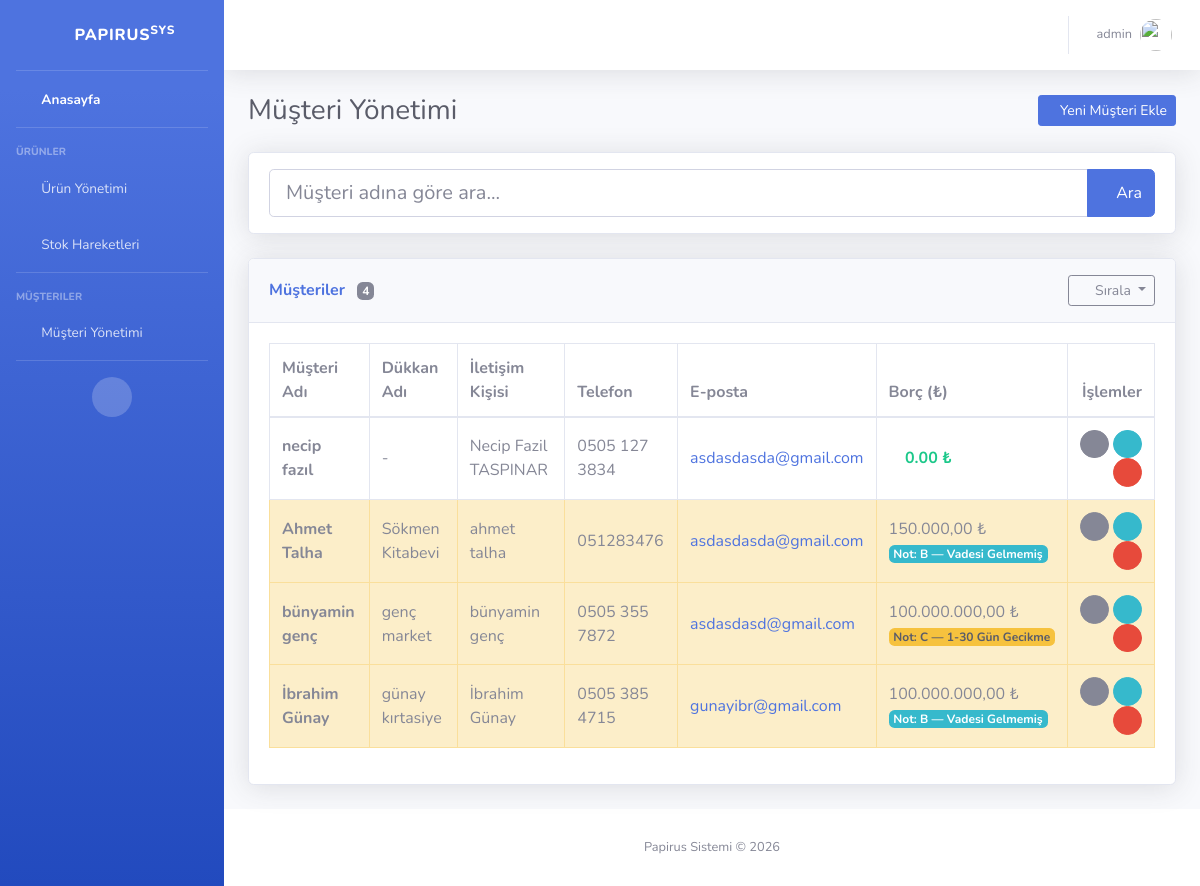
/customers/?sort=shop_name (signed in), run on the app's committed database.
### inventory/models.py (models this page shows, shortened)
class Customer(models.Model):
    name = models.CharField(max_length=255, verbose_name=_("Customer Name"))
    shop_name = models.CharField(max_length=255, blank=True, default="", verbose_name=_("Shop Name"))
    phone = models.CharField(max_length=50, blank=True, default="", verbose_name=_("Phone"))
    email = models.EmailField(blank=True, default="", verbose_name=_("Email"))
    address = models.TextField(blank=True, default="", verbose_name=_("Address"))
    tax_number = models.CharField(max_length=50, blank=True, default="", verbose_name=_("Tax Number"))
    contact_person = models.CharField(max_length=255, blank=True, default="", verbose_name=_("Contact Person"))
    debt = models.FloatField(default=0.0, verbose_name=_("Debt (₺)"))
    debt_due_date = models.DateField(null=True, blank=True, verbose_name=_("Payment Due Date"))
    notes = models.TextField(blank=True, default="", verbose_name=_("Notes"))
    created_at = models.DateTimeField(auto_now_add=True, verbose_name=_("Created At"))
    @property
    def days_overdue(self):
        if not self.debt_due_date or self.debt <= 0:
            return None
        return (date.today() - self.debt_due_date).days
    @property
    def risk_score(self):
        days = self.days_overdue
        if days is None or days <= 0:
            return 0
        return round(self.debt * days, 2)
    @property
    def debt_rating(self):
        if self.debt <= 0:
            return 'A'
        if not self.debt_due_date:
            return 'B'
        days = self.days_overdue
        if days < 0:
            return 'B'
        elif days <= 30:
            return 'C'
        elif days <= 90:
            return 'D'
        else:
            return 'F'
    class Meta:
        ordering = ['name']

### inventory/views.py (the view)
# urls.py: path('customers/', views.customer_list, name='customer_list'),
@login_required
def customer_list(request):
    q = request.GET.get('q', '').strip()
    sort = request.GET.get('sort', 'name')
    customers = Customer.objects.all()
    if q:
        customers = customers.filter(name__icontains=q)
    if sort == 'name':
        customers = customers.order_by('name')
    elif sort == 'shop_name':
        customers = customers.order_by('shop_name', 'name')
    elif sort == 'debt_asc':
        customers = customers.order_by('debt', 'name')
    elif sort == 'debt_desc':
        customers = customers.order_by('-debt', 'name')
    elif sort == 'created':
        customers = customers.order_by('-created_at')
    else:
        customers = customers.order_by('name')
    if sort == 'rating':
        rating_order = {'A': 0, 'B': 1, 'C': 2, 'D': 3, 'F': 4}
        customers = sorted(customers, key=lambda c: (rating_order.get(c.debt_rating, 9), c.name))
    get_params = request.GET.copy()
    get_params.pop('sort', None)
    sort_params = get_params.urlencode()
    return render(request, 'inventory/customer_list.html', {
        'customers': customers,
        'q': q,
        'current_sort': sort,
        'sort_params': sort_params,
    })

### inventory/templatetags/custom_filters.py (called while the page is built)
@register.filter
def format_phone(value):
    if not value:
        return value
    digits = ''.join(filter(str.isdigit, str(value)))
    if len(digits) == 11:
        return f"{digits[0:4]} {digits[4:7]} {digits[7:11]}"
    elif len(digits) == 10:
        return f"{digits[0:3]} {digits[3:6]} {digits[6:10]}"
    return value

@register.filter
def format_money(value):
    try:
        value = float(value)
        formatted = f"{value:,.2f}"
        formatted = formatted.replace(',', 'X').replace('.', ',').replace('X', '.')
        return formatted
    except (ValueError, TypeError):
        return value

### templates/inventory/customer_list.html (shortened to what this page needs)
{% extends 'base.html' %}
{% load i18n %}
{% load custom_filters %}
{% block content %}
<div class="d-sm-flex align-items-center justify-content-between mb-4">
    <h1 class="h3 mb-0 text-gray-800">{% trans "Customer Management" %}</h1>
    <a href="{% url 'customer_create' %}" class="btn btn-primary btn-sm">
        <i class="fas fa-plus fa-sm text-white-50"></i> {% trans "Add New Customer" %}
    </a>
</div>
<div class="card shadow mb-4">
    <div class="card-body py-3">
        <form method="GET" action="">
            <div class="input-group">
                <input type="text" name="q" class="form-control form-control-lg"
                       placeholder="{% trans 'Search by customer name...' %}" value="{{ q }}">
                <div class="input-group-append">
                    <button class="btn btn-primary" type="submit">
                        <i class="fas fa-search"></i> {% trans "Search" %}
                    </button>
                </div>
            </div>
        </form>
    </div>
</div>
<div class="card shadow mb-4">
    <div class="card-header py-3 d-flex align-items-center justify-content-between">
        <h6 class="m-0 font-weight-bold text-primary">
            {% trans "Customers" %}
            <span class="badge badge-secondary ml-2">{{ customers|length }}</span>
        </h6>
        <div class="dropdown">
            <button class="btn btn-outline-secondary btn-sm dropdown-toggle" type="button" data-toggle="dropdown">
                <i class="fas fa-sort mr-1"></i> {% trans "Sort" %}
            </button>
        </div>
    </div>
    <div class="card-body">
        <div class="table-responsive">
            <table class="table table-bordered table-hover" width="100%" cellspacing="0">
                <thead>
                    <tr>
                        <th>{% trans "Customer Name" %}</th>
                        <th>{% trans "Shop Name" %}</th>
                        <th>{% trans "Contact Person" %}</th>
                        <th>{% trans "Phone" %}</th>
                        <th>{% trans "Email" %}</th>
                        <th>{% trans "Debt (₺)" %}</th>
                        <th class="text-right">{% trans "Actions" %}</th>
                    </tr>
                </thead>
                <tbody>
                    {% for customer in customers %}
                    <tr {% if customer.debt > 0 %}class="table-warning"{% endif %}>
                        <td class="align-middle font-weight-bold">{{ customer.name }}</td>
                        <td class="align-middle">{{ customer.shop_name|default:"-" }}</td>
                        <td class="align-middle">{{ customer.contact_person|default:"-" }}</td>
                        <td class="align-middle">{{ customer.phone|format_phone|default:"-" }}</td>
                        <td class="align-middle">
                            {% if customer.email %}
                            <a href="mailto:{{ customer.email }}">{{ customer.email }}</a>
                            {% else %}-{% endif %}
                        </td>
                        <td class="align-middle">
                            {% if customer.debt > 0 %}
                            <div>{{ customer.debt|format_money }} ₺</div>
                            {% if customer.debt_rating == 'B' %}
                                <span class="badge badge-info">{% trans "Note" %}: B — {% trans "Not Due Yet" %}</span>
                            {% elif customer.debt_rating == 'C' %}
                                <span class="badge badge-warning text-dark">{% trans "Note" %}: C — {% trans "1-30 Days Late" %}</span>
                            {% elif customer.debt_rating == 'D' %}
                                <span class="badge badge-danger">{% trans "Note" %}: D — {% trans "31-90 Days Late" %}</span>
                            {% elif customer.debt_rating == 'F' %}
                                <span class="badge badge-dark">{% trans "Note" %}: F — {% trans "90+ Days Late" %}</span>
                            {% endif %}
                            {% else %}
                            <span class="text-success font-weight-bold">
                                <i class="fas fa-check-circle mr-1"></i>0.00 ₺
                            </span>
                            {% endif %}
                        </td>
                        <td class="text-right align-middle">
                            <button type="button" class="btn btn-secondary btn-circle btn-sm"
                                    title="{% trans 'Customer Details' %}"
                                    data-toggle="modal" data-target="#detailModal{{ customer.pk }}">
                                <i class="fas fa-eye"></i>
                            </button>
                            <a href="{% url 'customer_update' customer.pk %}"
                               class="btn btn-info btn-circle btn-sm" title="{% trans 'Edit' %}">
                                <i class="fas fa-edit"></i>
                            </a>
                            <a href="{% url 'customer_delete' customer.pk %}"
                               class="btn btn-danger btn-circle btn-sm" title="{% trans 'Delete' %}">
                                <i class="fas fa-trash"></i>
                            </a>
                        </td>
                    </tr>
                    {% endfor %}
                </tbody>
            </table>
        </div>
    </div>
</div>
{% endblock %}

### templates/base.html (shortened to what this page needs)
{% load static %}
{% load i18n %}
<!DOCTYPE html>
<html lang="{{ LANGUAGE_CODE }}">
<head>
    <link href="{% static 'vendor/fontawesome-free/css/all.min.css' %}" rel="stylesheet" type="text/css">
    <link href="{% static 'css/sb-admin-2.min.css' %}" rel="stylesheet">
</head>
<body id="page-top">
    <div id="wrapper">
        <ul class="navbar-nav bg-gradient-primary sidebar sidebar-dark accordion" id="accordionSidebar">
            <a class="sidebar-brand d-flex align-items-center justify-content-center" href="/">
                <div class="sidebar-brand-icon rotate-n-15">
                    <i class="fas fa-box"></i>
                </div>
                <div class="sidebar-brand-text mx-3">Papirus<sup>SYS</sup></div>
            </a>
            <hr class="sidebar-divider my-0">
            <li class="nav-item active">
                <a class="nav-link" href="/">
                    <i class="fas fa-fw fa-tachometer-alt"></i>
                    <span>{% trans "Dashboard" %}</span>
                </a>
            </li>
            <hr class="sidebar-divider">
            <div class="sidebar-heading">{% trans "Products" %}</div>
            <li class="nav-item">
                <a class="nav-link" href="{% url 'product_list' %}">
                    <i class="fas fa-fw fa-table"></i>
                    <span>{% trans "Product Management" %}</span>
                </a>
            </li>
            <li class="nav-item">
                <a class="nav-link" href="{% url 'all_stock_movements' %}">
                    <i class="fas fa-fw fa-history"></i>
                    <span>{% trans "Stock Movements" %}</span>
                </a>
            </li>
            <hr class="sidebar-divider">
            <div class="sidebar-heading">{% trans "Customers" %}</div>
            <li class="nav-item">
                <a class="nav-link" href="{% url 'customer_list' %}">
                    <i class="fas fa-fw fa-users"></i>
                    <span>{% trans "Customer Management" %}</span>
                </a>
            </li>
            <hr class="sidebar-divider d-none d-md-block">
            <div class="text-center d-none d-md-inline">
                <button class="rounded-circle border-0" id="sidebarToggle"></button>
            </div>
        </ul>
        <div id="content-wrapper" class="d-flex flex-column">
            <div id="content">
                <nav class="navbar navbar-expand navbar-light bg-white topbar mb-4 static-top shadow">
                    <ul class="navbar-nav ml-auto">
                        <li class="nav-item dropdown no-arrow mr-2">
                            <a class="nav-link dropdown-toggle" href="#" id="langDropdown" role="button"
                               data-toggle="dropdown" aria-haspopup="true" aria-expanded="false">
                                <i class="fas fa-globe fa-fw"></i>
                            </a>
                        </li>
                        <li class="nav-item dropdown no-arrow">
                            <a class="nav-link dropdown-toggle" href="#" id="userDropdown" role="button"
                                data-toggle="dropdown" aria-haspopup="true" aria-expanded="false">
                                <span class="mr-2 d-none d-lg-inline text-gray-600 small">{{ user.username }}</span>
                                <img class="img-profile rounded-circle" src="{% static 'img/undraw_profile.svg' %}">
                            </a>
                        </li>
                    </ul>
                </nav>
                <div class="container-fluid">
                    {% block content %}{% endblock %}
                </div>
            </div>
            <footer class="sticky-footer bg-white">
                <div class="container my-auto">
                    <div class="copyright text-center my-auto">
                        <span>Papirus Sistemi &copy; 2026</span>
                    </div>
                </div>
            </footer>
        </div>
    </div>
</body>
</html>

### data on the page
Customer: name "necip fazıl", shop_name "-", contact_person "Necip Fazil TASPINAR", phone "0505 127 3834", email "asdasdasda@gmail.com", debt 0 (drawn)
Customer: name "Ahmet Talha", shop_name "Sökmen Kitabevi", contact_person "ahmet talha", phone "051283476", email "asdasdasda@gmail.com", debt "150.000,00"
Customer: name "bünyamin genç", shop_name "genç market", contact_person "bünyamin genç", phone "0505 355 7872", email "asdasdasd@gmail.com", debt "100.000.000,00"
Customer: name "İbrahim Günay", shop_name "günay kırtasiye", contact_person "İbrahim Günay", phone "0505 385 4715", email "gunayibr@gmail.com", debt "100.000.000,00"

### other printed values
{{ user.username }} "admin"
{{ customers|length }} "4"
